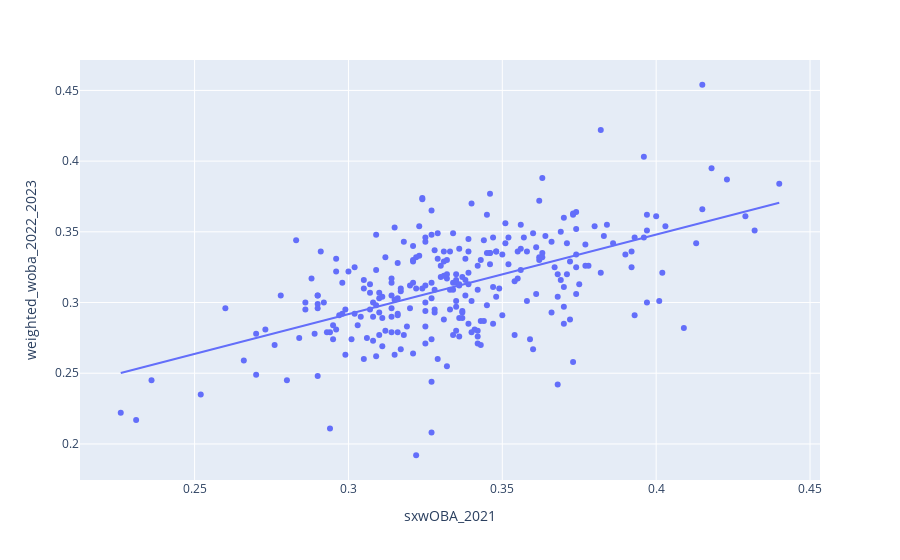

The notebook cell saved with this chart:
### Code cell
px.scatter(data_frame=merged_leaders.loc[merged_leaders['PA_2021'] > 200], x='sxwOBA_2021', y='weighted_woba_2022_2023', trendline='ols',hover_data=['Name', 'PA_2021'])

### Figure 1 — Plotly figure (JSON) as saved in the notebook; plotly's stock layout.template omitted (floating-point values rounded to 4 significant figures; data arrays with more than 128 entries replaced by an {"elided": "..."} marker saying what was removed)
{"data": [{"customdata": {"elided": "276x2 mixed values"}, "hovertemplate": "sxwOBA_2021=%{x}<br>weighted_woba_2022_2023=%{y}<br>Name=%{customdata[0]}<br>PA_2021=%{customdata[1]}<extra></extra>", "legendgroup": "", "marker": {"color": "#636efa", "symbol": "circle"}, "mode": "markers", "name": "", "orientation": "v", "showlegend": false, "type": "scatter", "x": {"elided": "276 float values"}, "xaxis": "x", "y": {"elided": "276 float values"}, "yaxis": "y"}, {"hovertemplate": "<b>OLS trendline</b><br>weighted_woba_2022_2023 = 0.562898 * sxwOBA_2021 + 0.122881<br>R<sup>2</sup>=0.311018<br><br>sxwOBA_2021=%{x}<br>weighted_woba_2022_2023=%{y} <b>(trend)</b><extra></extra>", "legendgroup": "", "marker": {"color": "#636efa", "symbol": "circle"}, "mode": "lines", "name": "", "showlegend": false, "type": "scatter", "x": {"elided": "276 float values"}, "xaxis": "x", "y": {"elided": "276 float values"}, "yaxis": "y"}], "layout": {"legend": {"tracegroupgap": 0}, "margin": {"t": 60}, "xaxis": {"anchor": "y", "domain": [0, 1], "title": {"text": "sxwOBA_2021"}}, "yaxis": {"anchor": "x", "domain": [0, 1], "title": {"text": "weighted_woba_2022_2023"}}}}
